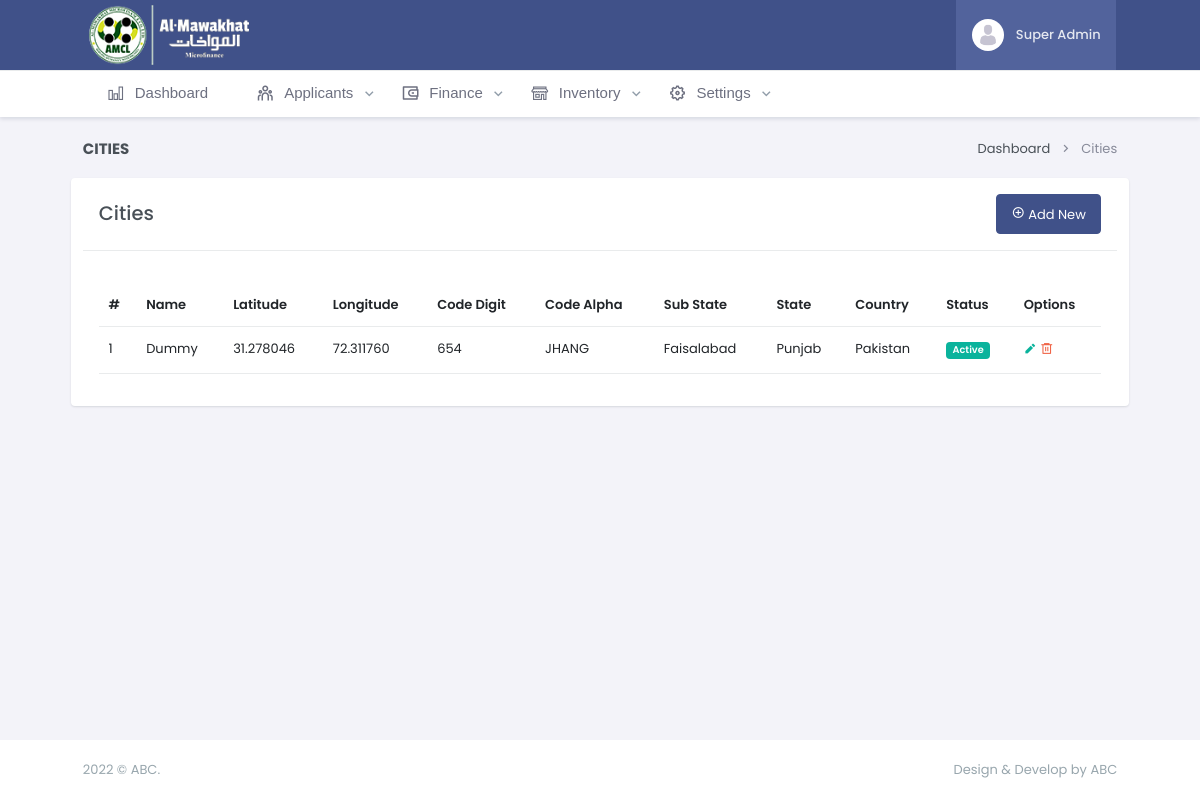
Screenshot of /cities (signed in) with the database file from the repository.
### settings/models.py (models this page shows, shortened)
class City(models.Model):
    STAUTS_CHOICES = (
        (1, 'Active'),
        (2, 'Inactive'),
    )
    status = models.IntegerField(choices=STAUTS_CHOICES, default=1)
    name = models.CharField(max_length=50)
    latitude = models.CharField(max_length=20)
    longitude = models.CharField(max_length=20)
    code_digit = models.CharField(max_length=5)
    code_alpha = models.CharField(max_length=5)
    sub_state = models.ForeignKey(SubState, on_delete=models.CASCADE, related_name='cities')
    state = models.ForeignKey(State, on_delete=models.CASCADE, related_name='cities')
    country = models.ForeignKey(Country, on_delete=models.CASCADE, related_name='cities')
    class Meta:
        verbose_name = 'City'
        verbose_name_plural = 'Cities'

class SubState(models.Model):
    STAUTS_CHOICES = (
        (1, 'Active'),
        (2, 'Inactive'),
    )
    status = models.IntegerField(choices=STAUTS_CHOICES, default=1)
    name = models.CharField(max_length=50)
    latitude = models.CharField(max_length=20)
    longitude = models.CharField(max_length=20)
    state = models.ForeignKey(State, on_delete=models.CASCADE, related_name='sub_states')
    country = models.ForeignKey(Country, on_delete=models.CASCADE, related_name='sub_states')
    class Meta:
        verbose_name = 'Sub State'
        verbose_name_plural = 'Sub States'
        db_table = 'Sub States'
    def __str__(self):
        return self.name

class State(models.Model):
    STAUTS_CHOICES = (
        (1, 'Active'),
        (2, 'Inactive'),
    )
    status = models.IntegerField(choices=STAUTS_CHOICES, default=1)
    name = models.CharField(max_length=50)
    latitude = models.CharField(max_length=20)
    longitude = models.CharField(max_length=20)
    code_digit = models.CharField(max_length=5)
    code_alpha = models.CharField(max_length=5)
    country = models.ForeignKey(Country, on_delete=models.CASCADE, related_name='states')
    class Meta:
        verbose_name = 'State'
        verbose_name_plural = 'States'
        db_table = 'States'
    def __str__(self):
        return self.name

class Country(models.Model):
    STAUTS_CHOICES = (
        (1, 'Active'),
        (2, 'Inactive'),
    )
    status = models.IntegerField(choices=STAUTS_CHOICES, default=1)
    name = models.CharField(max_length=50)
    iso2digit = models.CharField(max_length=2)
    iso3digit = models.CharField(max_length=3)
    calling_code = models.CharField(max_length=10)
    latitude = models.CharField(max_length=20)
    longitude = models.CharField(max_length=20)
    timezone = models.CharField(max_length=50)
    currency = models.ForeignKey(Currency, on_delete=models.CASCADE)
    region = models.ForeignKey(Region, on_delete=models.CASCADE, related_name='regions')
    class Meta:
        verbose_name = 'Country'
        verbose_name_plural = 'Countries'
        db_table = 'Countries'
    def __str__(self):
        return self.name

### settings/views.py (the view, shortened to what this page needs)
# urls.py: path('cities', cities, name='cities'),
@login_required
def cities(request):
    cities = City.objects.all().order_by('-id')
    countries = Country.objects.all().order_by('name')
    sub_states = SubState.objects.all().order_by('name')
    states = State.objects.all().order_by('name')
    form = CityForm()
    context = {
        'cities' : cities,
        'countries' : countries,
        'sub_states' : sub_states,
        'states' : states,
        'form' : form,
    }
    return render(request, 'settings/cities.html', context)

### templates/settings/cities.html (shortened to what this page needs)
{% extends 'base.html' %} {% load static %} {% load crispy_forms_tags %}
{% block body %}
<div class="row">
    <div class="col-12">
        <div class="page-title-box d-sm-flex align-items-center justify-content-between">
            <h4 class="mb-sm-0">Cities</h4>
            <div class="page-title-right">
                <ol class="breadcrumb m-0">
                    <li class="breadcrumb-item"><a href="{% url 'settings:dashboard' %}">Dashboard</a></li>
                    <li class="breadcrumb-item active">Cities</li>
                </ol>
            </div>
        </div>
    </div>
</div>
<div class="row">
    <div class="card">
        <div class="card-header d-sm-flex align-items-center justify-content-between">
            <h4 class="mb-sm-0">Cities</h4>
            <button class="btn btn-primary float-right" data-bs-toggle="modal" data-bs-target="#addCityModal"><i
                    class="ri-add-circle-line"></i> Add New</button>
        </div>
        <div class="card-body mt-3">
            {% if cities|length %}
            <div class=" table-responsive">
                <table class="table">
                    <thead>
                        <tr>
                            <th>#</th>
                            <th>Name</th>
                            <th>Latitude</th>
                            <th>Longitude</th>
                            <th>Code Digit</th>
                            <th>Code Alpha</th>
                            <th>Sub State</th>
                            <th>State</th>
                            <th>Country</th>
                            <th>Status</th>
                            <th>Options</th>
                        </tr>
                    </thead>
                    <tbody>
                        {% for i in cities %}
                        <tr>
                            <td scope="row">{{forloop.counter}}</td>
                            <td>{{i.name}}</td>
                            <td>{{i.latitude}}</td>
                            <td>{{i.longitude}}</td>
                            <td>{{i.code_digit}}</td>
                            <td>{{i.code_alpha}}</td>
                            <td>{{i.sub_state}}</td>
                            <td>{{i.state}}</td>
                            <td>{{i.country}}</td>
                            <td>
                                {% if i.status == 1 %}
                                <span class="badge bg-success">{{i.get_status_display}}</span>
                                {% else %}
                                <span class="badge bg-danger">{{i.get_status_display}}</span>
                                {% endif %}
                            </td>
                            <td>
                                <a type="button" class="text-success update-btn" data-id="{{i.id}}"
                                    data-name="{{i.name}}" data-latitude="{{i.latitude}}"
                                    data-longitude="{{i.longitude}}" data-codedigit="{{i.code_digit}}"
                                    data-status="{{i.status}}" data-codealpha="{{i.code_alpha}}"
                                    data-substate="{{i.sub_state.id}}" data-state="{{i.state.id}}"
                                    data-country="{{i.country.id}}" data-bs-toggle="modal"
                                    data-bs-target="#updateCityModal">
                                    <i class="ri-pencil-fill"></i>
                                </a>
                                <a type="button" class="text-danger delete-btn" data-bs-toggle="modal"
                                    data-bs-target="#DeleteCityModal" data-id="{{i.id}}" data-name="{{i.name}}">
                                    <i class="ri-delete-bin-6-line"></i>
                                </a>
                            </td>
                        </tr>
                        {% endfor %}
                    </tbody>
                </table>
            </div>
            {% else %}
            <div class="card-header">
                <h4 class="text-center">No record found</h4>
            </div>
            {% endif %}
        </div>
    </div>
</div>
{% endblock body %}

### templates/base.html (shortened to what this page needs)
{% load static %}
<!doctype html>
<html lang="en" data-layout="horizontal" data-layout-style="" data-layout-position="fixed" data-topbar="dark">
<head>
    <link href="{% static 'libs/jsvectormap/css/jsvectormap.min.css' %}" rel="stylesheet" type="text/css" />
    <link rel="stylesheet" href="{% static 'libs/dropzone/dropzone.css' %}" type="text/css" />
    <link rel="stylesheet" href="{% static 'libs/filepond/filepond.min.css' %}" type="text/css" />
    <link rel="stylesheet"
        href="{% static 'libs/filepond-plugin-image-preview/filepond-plugin-image-preview.min.css' %}">
    <link href="https://cdn.jsdelivr.net/npm/select2@4.1.0-rc.0/dist/css/select2.min.css" rel="stylesheet" />
    <link href="{% static 'css/bootstrap.min.css' %}" rel="stylesheet" type="text/css" />
    <link href="{% static 'css/icons.min.css' %}" rel="stylesheet" type="text/css" />
    <link href="{% static 'css/app.min.css' %}" rel="stylesheet" type="text/css" />
    <link href="{% static 'css/custom.min.css' %}" rel="stylesheet" type="text/css" />
    <link href="{% static 'libs/sweetalert2/sweetalert2.min.css' %}" rel="stylesheet" type="text/css" />
</head>
<body>
    <div id="layout-wrapper">
        <header id="page-topbar">
            <div class="layout-width">
                <div class="navbar-header">
                    <div class="d-flex">
                        <div class="navbar-brand-box horizontal-logo">
                            <a href="{% url 'settings:dashboard' %}" class="logo logo-light">
                                <span class="logo-lg">
                                    <img src="{% static 'images/logo-light.png' %}" alt="" height="60">
                                </span>
                            </a>
                        </div>
                    </div>
                    <div class="d-flex align-items-center">
                        <div class="dropdown ms-sm-3 header-item topbar-user">
                            <button type="button" class="btn" id="page-header-user-dropdown" data-bs-toggle="dropdown"
                                aria-haspopup="true" aria-expanded="false">
                                <span class="d-flex align-items-center">
                                    <img class="rounded-circle header-profile-user"
                                        src="{% static 'images/users/avatar.jpg' %}" alt="Header Avatar">
                                    <span class="text-start ms-xl-2">
                                        <span
                                            class="d-none d-xl-inline-block ms-1 fw-medium user-name-text">{{request.user.first_name}}
                                            {{request.user.last_name}}</span>
                                    </span>
                                </span>
                            </button>
                        </div>
                    </div>
                </div>
            </div>
        </header>
        <div class="app-menu navbar-menu">
            <div id="scrollbar">
                <div class="container-fluid">
                    <ul class="navbar-nav" id="navbar-nav">
                        <li class="nav-item">
                            <a class="nav-link" href="{% url 'settings:dashboard' %}" aria-expanded="false"
                                aria-controls="sidebarDashboards">
                                <i class="las la-chart-bar"></i> <span data-key="t-dashboards">Dashboard</span>
                            </a>
                        </li>
                        <li class="nav-item">
                            <a class="nav-link" href="{% url 'settings:dashboard' %}" data-bs-toggle="collapse"
                                role="button" aria-expanded="false" aria-controls="sidebarDashboards">
                                <i class=" ri-team-line"></i> <span data-key="t-dashboards">Applicants</span>
                            </a>
                        </li>
                        <li class="nav-item">
                            <a class="nav-link" href="#" data-bs-toggle="collapse" role="button" aria-expanded="false"
                                aria-controls="sidebarDashboards">
                                <i class="ri-wallet-3-line"></i> <span data-key="t-dashboards">Finance</span>
                            </a>
                        </li>
                        <li class="nav-item">
                            <a class="nav-link" data-bs-toggle="collapse" role="button" aria-expanded="false"
                                aria-controls="sidebarDashboards">
                                <i class="las la-store-alt"></i> <span data-key="t-dashboards">Inventory</span>
                            </a>
                        </li>
                        <li class="nav-item">
                            <a class="nav-link" data-bs-toggle="collapse" role="button" aria-expanded="false"
                                aria-controls="sidebarDashboards">
                                <i class=" ri-settings-5-line"></i> <span data-key="t-dashboards">Settings</span>
                            </a>
                        </li>
                    </ul>
                </div>
            </div>
        </div>
    </div>
    <div class="main-content">
        <div class="page-content">
            <div class="container-fluid">
                {% block body %} {% endblock body %}
            </div>
        </div>
        <footer class="footer">
            <div class="container-fluid">
                <div class="row">
                    <div class="col-sm-6">
                         © ABC.
                    </div>
                    <div class="col-sm-6">
                        <div class="text-sm-end d-none d-sm-block">
                            Design & Develop by ABC
                        </div>
                    </div>
                </div>
            </div>
        </footer>
    </div>
</body>
</html>

### rows the page displays
City: name "Dummy", latitude "31.278046", longitude "72.311760", code_digit "654", code_alpha "JHANG", sub_state "Faisalabad", state "Punjab", country "Pakistan", status "Active"

### other values shown
{{ request.user.first_name }} "Super"
{{ request.user.last_name }} "Admin"
